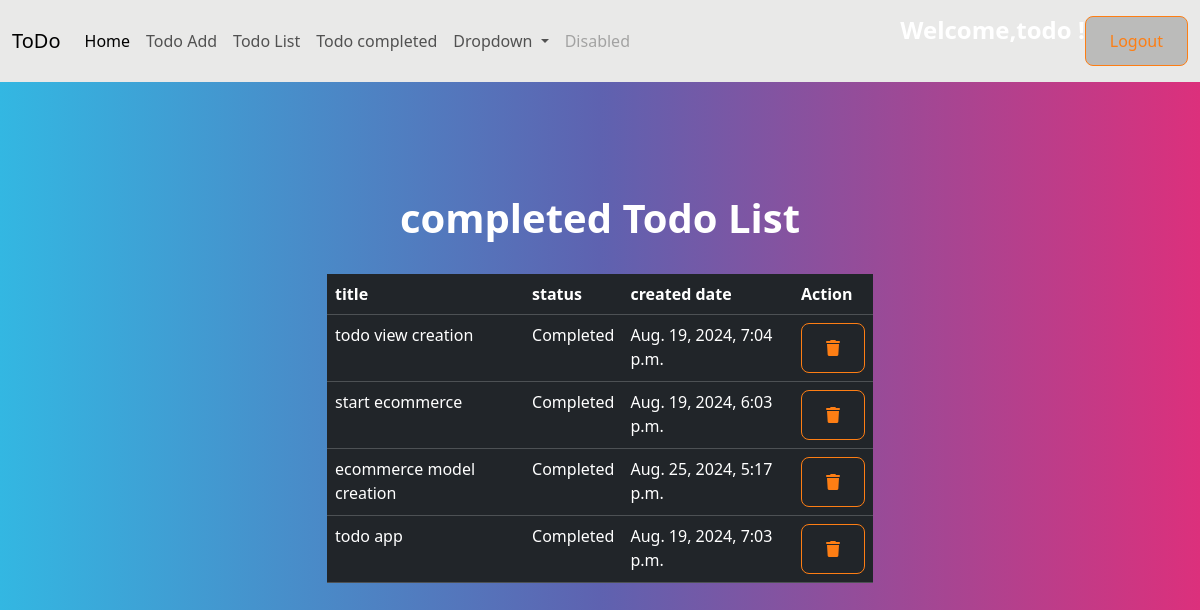
The page /todo/status/ (signed in) on the database its author committed.
### myapp/models.py (models this page shows, shortened)
class Todo(models.Model):
    title=models.CharField(max_length=200)
    created_date=models.DateTimeField(auto_now=True)
    status=models.BooleanField(default=False)
    owner=models.ForeignKey(User,on_delete=models.CASCADE)

### myapp/views.py (the view)
# urls.py: path('todo/status/',views.TodoCompletedView.as_view(),name='todo-status'),
@method_decorator(signin_required,name="dispatch")
class TodoCompletedView(View):
    def get(aelf,request,*args,**kwargs):
        if not request.user.is_authenticated:
            messages.error("invalid session")
            return redirect("signin")
        form_instance=TodoForm()
        qs=Todo.objects.filter(status=True,owner=request.user)
        return render(request,"todo_status.html",{"completed":qs})

### myapp/templates/todo_status.html
{%extends 'base.html'%}
{%block main_block%}
<div class="container">
    <div class="row mt-5">
        <div class="col-3"></div>
        <div class="col-6">
            <table class="table table-dark">
                <h1 class="text-center p-2">completed Todo List</h1>
                <tr>
                    <th>title</th>
                    <th>status</th>
                    <th>created date</th>
                    <th>Action</th>
                </tr>
                {%for item in completed%}
                <tr>
                    <td>{{item.title}}</td>
                    <td>
                        {%if item.status == False%}
                          In Progress
                        {%else%}
                          Completed
                        {%endif%}
                    </td>
                    <td>{{item.created_date}}</td>
                    <td>
                        <a href="{%url 'todo-delete' item.id%}" class="btn btn-outline-danger"><i class="fa-solid fa-trash"></i></a>
                    </td>
                </tr>
                {%endfor%}
            </table>
        </div>
        <div class="col-3"></div>
    </div>
</div>
{%endblock%}

### myapp/templates/base.html (shortened to what this page needs)
<!DOCTYPE html>
{%load static%}
<html lang="en">
<head>
    <link rel="stylesheet" href="https://cdnjs.cloudflare.com/ajax/libs/font-awesome/6.6.0/css/all.min.css" />
    <link rel="stylesheet" href="{%static 'css/bootstrap.min.css'%}">
</head>
<body>
    <nav class="navbar navbar-expand-lg navbar-light bg-light">
        <div class="container-fluid">
          <a class="navbar-brand" href="#">ToDo</a>
          <div class="collapse navbar-collapse" id="navbarSupportedContent">
            <ul class="navbar-nav me-auto mb-2 mb-lg-0">
              <li class="nav-item">
                <a class="nav-link active" aria-current="page" href="{%url 'todo-index'%}">Home</a>
              </li>
              <li class="nav-item">
                <a class="nav-link" href="{%url 'todo-add'%}">Todo Add</a>
              </li>
              <li class="nav-item">
                <a class="nav-link" href="{%url 'todo-list'%}">Todo List</a>
              </li>
              <li class="nav-item">
                <a class="nav-link" href="{%url 'todo-status'%}">Todo completed</a>
              </li>
              <li class="nav-item dropdown">
                <a class="nav-link dropdown-toggle" href="#" id="navbarDropdown" role="button" data-bs-toggle="dropdown" aria-expanded="false">
                  Dropdown
                </a>
              </li>
              <li class="nav-item">
                <a class="nav-link disabled" href="#" tabindex="-1" aria-disabled="true">Disabled</a>
              </li>
            </ul>
            <form class="d-flex">
              <h4 class="" >Welcome,{{request.user}} !</h4>
              <a href="{%url 'signout'%}" class="btn btn-outline-danger">Logout</a>
            </form>
          </div>
        </div>
      </nav>
    {%block main_block%}
    {%endblock%}
</body>
</html>

### rows shown on the page
Todo: title "todo view creation", status "Completed", created_date "Aug. 19, 2024, 7:04 p.m."
Todo: title "start ecommerce", status "Completed", created_date "Aug. 19, 2024, 6:03 p.m."
Todo: title "ecommerce model creation", status "Completed", created_date "Aug. 25, 2024, 5:17 p.m."
Todo: title "todo app", status "Completed", created_date "Aug. 19, 2024, 7:03 p.m."

### other values the page prints
{{ request.user }} "todo"
